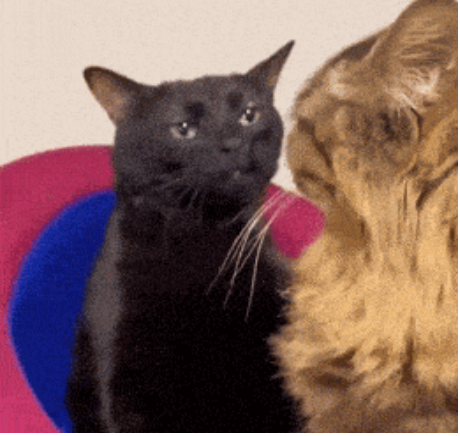
#> input picture gato.jpg, 460 x 436 px
$ python conceptos_basicos_opencv.py
#> lines starting #> are read from the running program, lines starting #| are printed output that depends on the picture; after the words box and inside, x2 and y2 are one past the last pixel; in counts of white or black regions, pixels touching at a corner belong together
import cv2
import numpy as np
from matplotlib import pyplot as plt

# Configurar el tamaño de las imágenes a mostrar
plt.rcParams['figure.figsize'] = (10, 8)

# Ruta de la imagen cargada
image_path = "gato.jpg"

# Cargar la imagen
input_image = cv2.imread(image_path)
#> input_image is the input picture: shape (436, 460, 3); mean B, G, R 93.1, 98.3, 127.9

if input_image is None:
    print(f"Error al cargar la imagen en la ruta: {image_path}")
    exit()

# Mostrar información básica de la imagen
print(f"Tamaño de la imagen: {input_image.size} píxeles")
#| Tamaño de la imagen: 601680 píxeles
print(f"Dimensiones (Alto, Ancho, Canales): {input_image.shape}")
#| Dimensiones (Alto, Ancho, Canales): (436, 460, 3)
print(f"Tipo de dato: {input_image.dtype}")
#| Tipo de dato: uint8

# Mostrar la imagen cargada en RGB
opencv_image = cv2.cvtColor(input_image, cv2.COLOR_BGR2RGB)
plt.imshow(opencv_image)
plt.title("Imagen Original: Gatos Sospechosos")
plt.show()


# 🎨 **Separar y mostrar canales RGB**
b, g, r = cv2.split(input_image)
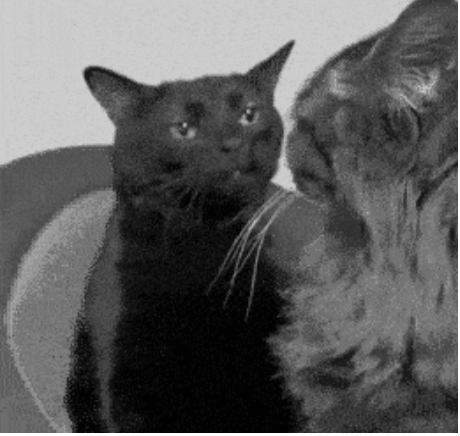
#> b: shape (436, 460); min 2, max 255, mean 93.1
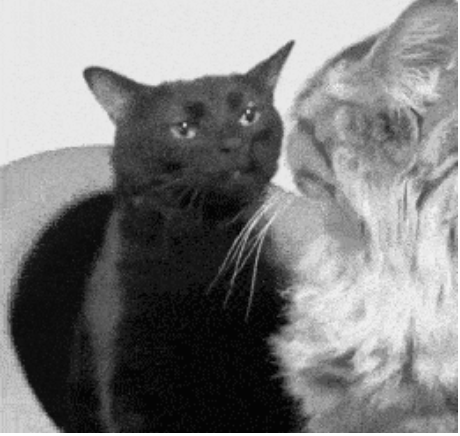
#> r: shape (436, 460); min 4, max 255, mean 127.9

# Mostrar el canal rojo
plt.imshow(r, cmap='gray')
plt.title("Canal Rojo - Detectando el Calor de la Mirada del Gato Negro")
plt.show()


# 🔀 **Fusión de canales**
merged_image = cv2.merge([r, g, b])  # Fusionar los canales en el orden RGB
plt.imshow(merged_image)
plt.title("Imagen Fusionada en RGB: Los Gatos Unidos")
plt.show()


# 🎨 **Conversión a otros espacios de color**
hsv_image = cv2.cvtColor(input_image, cv2.COLOR_BGR2HSV)
#> hsv_image: shape (436, 460, 3); mean H, S, V 77.8, 118.2, 134.7
plt.imshow(hsv_image[:, :, 1], cmap='gray')
plt.title("Canal de Saturación (HSV) - Intensidad de la Mirada Felina")
plt.show()
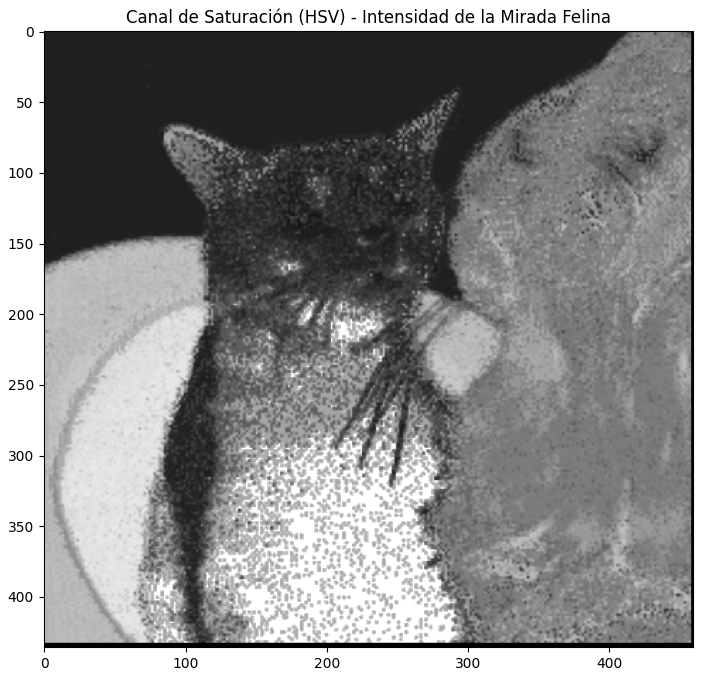
#> figure drawn by matplotlib, 1 panel


# 🔍 **Manipulación de píxeles individuales**
pixel = input_image[100, 100]
#> pixel = [93, 119, 157]
print(f"Valor del píxel en (100, 100) antes: {pixel}")
#| Valor del píxel en (100, 100) antes: [ 93 119 157]

# Cambiar el valor del píxel
input_image[100, 100] = [0, 0, 0]
#> input_image: shape (436, 460, 3); under 0.01% of pixels changed, all inside (x1, y1, x2, y2) = (100, 100, 101, 101)
nuevo_pixel = input_image[100, 100]
#> nuevo_pixel = [0, 0, 0]
print(f"Valor del píxel en (100, 100) después: {nuevo_pixel}")
#| Valor del píxel en (100, 100) después: [0 0 0]

# Mostrar la imagen con el cambio
plt.imshow(cv2.cvtColor(input_image, cv2.COLOR_BGR2RGB))
plt.title("Imagen con un Píxel Cambiado - Ojos Más Sospechosos")
plt.show()


# 🐱 **Recortar una región específica (cara del gato negro)**
catface = input_image[60:250, 70:350]
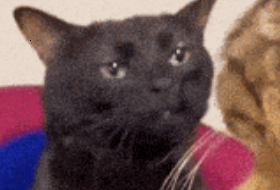
#> catface: shape (190, 280, 3); mean B, G, R 83.6, 83.3, 111
plt.imshow(cv2.cvtColor(catface, cv2.COLOR_BGR2RGB))
plt.title("Recorte de la Cara del Gato Negro Sospechoso")
plt.show()


# 🖼️ **Ajustar el tamaño del recorte si es necesario**
fresh_image = cv2.imread(image_path)

# Calcular el tamaño disponible en la imagen destino
y_start, x_start = 200, 200
y_end = y_start + catface.shape[0]
#> y_end = 390
x_end = x_start + catface.shape[1]
#> x_end = 480

# Verificar límites de la imagen
height, width, _ = fresh_image.shape
#> height = 436; width = 460

# Ajustar si excede los límites
y_end = min(y_end, height)
x_end = min(x_end, width)
#> x_end = 460

# Ajustar el recorte si es necesario
adjusted_catface = catface[:y_end - y_start, :x_end - x_start]
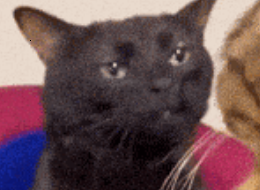
#> adjusted_catface: shape (190, 260, 3); mean B, G, R 83.8, 80.5, 107.1

# Insertar el recorte en la imagen
fresh_image[y_start:y_end, x_start:x_end] = adjusted_catface

plt.imshow(cv2.cvtColor(fresh_image, cv2.COLOR_BGR2RGB))
plt.title("Imagen con Cara del Gato Negro Insertada")
plt.show()


# ✂️ **Recorte y manipulación con NumPy**
crop = fresh_image[100:400, 130:300]
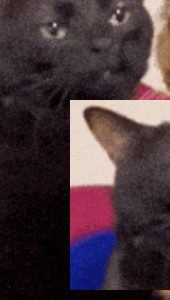
#> crop: shape (300, 170, 3); mean B, G, R 60.1, 54, 71
plt.imshow(cv2.cvtColor(crop, cv2.COLOR_BGR2RGB))
plt.title("Recorte de una Región Aleatoria de la Imagen")
plt.show()


# 🎯 **Recorte en espacio HSV (canal de saturación)**
hsv_crop = hsv_image[100:400, 100:300, 1]
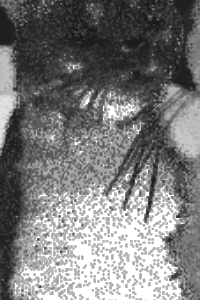
#> hsv_crop: shape (300, 200); min 21, max 255, mean 123.1
plt.imshow(hsv_crop, cmap="gray")
plt.title("Recorte del Canal de Saturación (HSV) - Intensidad Felina")
plt.show()


# 🔍 **Explorando las constantes de conversión de color**
color_flags = [flag for flag in dir(cv2) if flag.startswith('COLOR')]
print(f"Total de banderas de color disponibles en OpenCV: {len(color_flags)}")

$ run again, with persona.jpg copied over gato.jpg
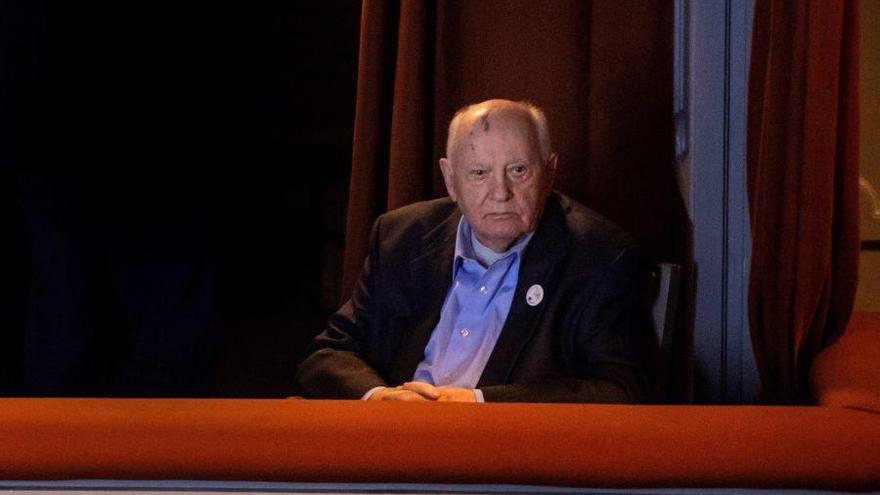
#> input picture persona.jpg, 880 x 495 px
#> input_image is the input picture: shape (495, 880, 3); mean B, G, R 18.8, 20.3, 46.6
#| Tamaño de la imagen: 1306800 píxeles
#| Dimensiones (Alto, Ancho, Canales): (495, 880, 3)
#| Tipo de dato: uint8
#> hsv_image: shape (495, 880, 3); mean H, S, V 56.7, 167.3, 50.4
#> `plt.show()`:
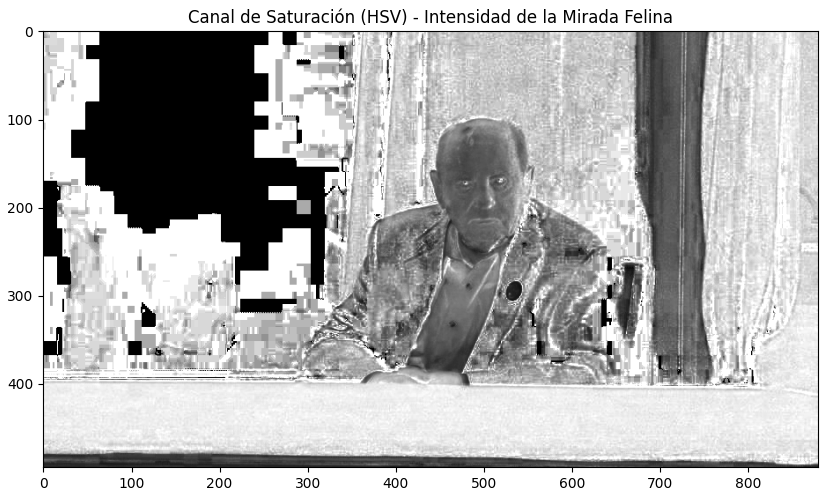
#> figure drawn by matplotlib, 1 panel
#> pixel = [0, 0, 0]
#| Valor del píxel en (100, 100) antes: [0 0 0]
#| Valor del píxel en (100, 100) después: [0 0 0]
#> fresh_image: shape (495, 880, 3); 10.8% of pixels changed, all inside (x1, y1, x2, y2) = (200, 200, 480, 390)
#> `hsv_crop = hsv_image[100:400, 100:300, 1]`:
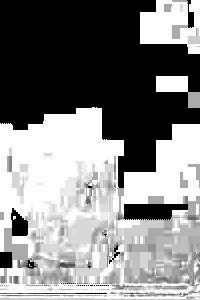
#> hsv_crop: shape (300, 200); min 0, max 255, mean 131.5

$ run again, with fondo.jpeg copied over gato.jpg
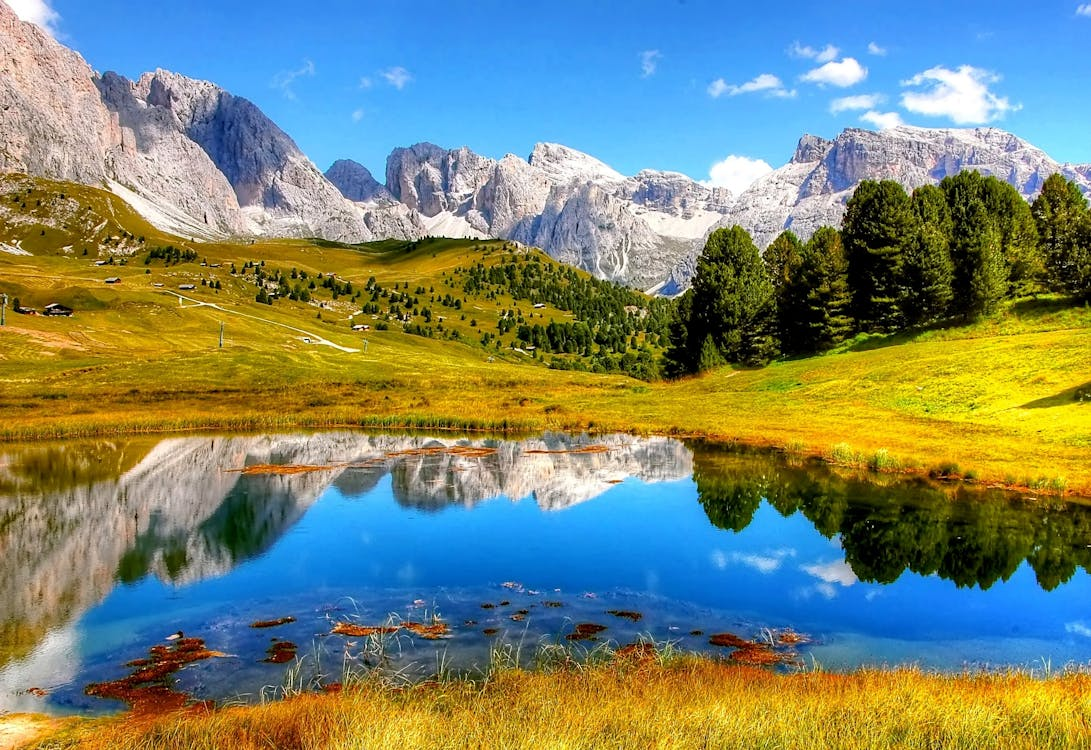
#> input picture fondo.jpeg, 1091 x 750 px
#> input_image is the input picture: shape (750, 1091, 3); mean B, G, R 114.8, 134.4, 120.6
#| Tamaño de la imagen: 2454750 píxeles
#| Dimensiones (Alto, Ancho, Canales): (750, 1091, 3)
#| Tipo de dato: uint8
#> hsv_image: shape (750, 1091, 3); mean H, S, V 57.6, 170.2, 175.1
#> pixel = [170, 175, 190]
#| Valor del píxel en (100, 100) antes: [170 175 190]
#> input_image: shape (750, 1091, 3); under 0.01% of pixels changed, all inside (x1, y1, x2, y2) = (100, 100, 101, 101)
#> nuevo_pixel = [0, 0, 0]
#| Valor del píxel en (100, 100) después: [0 0 0]
#> fresh_image: shape (750, 1091, 3); 6.5% of pixels changed, all inside (x1, y1, x2, y2) = (200, 200, 480, 390)
#> `hsv_crop = hsv_image[100:400, 100:300, 1]`:
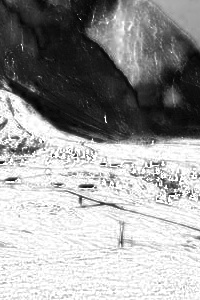
#> hsv_crop: shape (300, 200); min 2, max 255, mean 156.6
